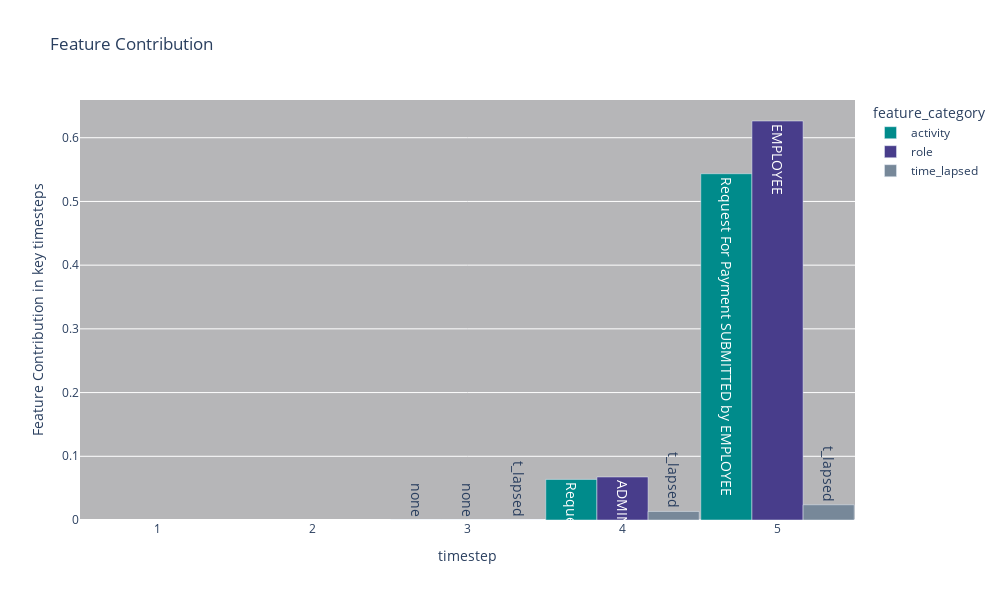

The notebook cell this image was saved under:
### Markdown cell above
### Global Explanations

### Code cell
shared_explain_global(shared_output_with_attention,x_test,y_test,index_ac,index_rl,3,prediction = 2 )

### Figure 1 — Plotly figure (JSON) as saved in the notebook; plotly's stock layout.template omitted (floating-point values rounded to 4 significant figures)
{"data": [{"alignmentgroup": "True", "hovertemplate": "feature_category=activity<br>timestep=%{x}<br>Feature Contribution in key timesteps=%{y}<br>feature=%{text}<extra></extra>", "legendgroup": "activity", "marker": {"color": "darkcyan", "pattern": {"shape": ""}}, "name": "activity", "offsetgroup": "activity", "orientation": "v", "showlegend": true, "text": ["Request For Payment SUBMITTED by EMPLOYEE", "Request For Payment APPROVED by ADMINISTRATION", "none", "none", "none"], "textangle": 90, "textfont": {"size": 14}, "textposition": "auto", "type": "bar", "x": [5, 4, 3, 2, 1], "xaxis": "x", "y": [0.5435, 0.06373, 0.000159, null, null], "yaxis": "y"}, {"alignmentgroup": "True", "hovertemplate": "feature_category=role<br>timestep=%{x}<br>Feature Contribution in key timesteps=%{y}<br>feature=%{text}<extra></extra>", "legendgroup": "role", "marker": {"color": "darkslateblue", "pattern": {"shape": ""}}, "name": "role", "offsetgroup": "role", "orientation": "v", "showlegend": true, "text": ["EMPLOYEE", "ADMINISTRATION", "none", "none", "none"], "textangle": 90, "textfont": {"size": 14}, "textposition": "auto", "type": "bar", "x": [5, 4, 3, 2, 1], "xaxis": "x", "y": [0.6263, 0.06756, 0.0001542, null, null], "yaxis": "y"}, {"alignmentgroup": "True", "hovertemplate": "feature_category=time_lapsed<br>timestep=%{x}<br>Feature Contribution in key timesteps=%{y}<br>feature=%{text}<extra></extra>", "legendgroup": "time_lapsed", "marker": {"color": "lightslategray", "pattern": {"shape": ""}}, "name": "time_lapsed", "offsetgroup": "time_lapsed", "orientation": "v", "showlegend": true, "text": ["t_lapsed", "t_lapsed", "t_lapsed", "t_lapsed", "t_lapsed"], "textangle": 90, "textfont": {"size": 14}, "textposition": "auto", "type": "bar", "x": [5, 4, 3, 2, 1], "xaxis": "x", "y": [0.02389, 0.01344, 1.207e-05, null, null], "yaxis": "y"}], "layout": {"bargap": 0.01, "barmode": "group", "height": 600, "legend": {"title": {"text": "feature_category"}, "tracegroupgap": 0}, "plot_bgcolor": "rgb(182,182,184)", "title": {"text": "Feature Contribution"}, "uniformtext": {"minsize": 14, "mode": "show"}, "width": 1000, "xaxis": {"anchor": "y", "domain": [0, 1], "title": {"text": "timestep"}}, "yaxis": {"anchor": "x", "domain": [0, 1], "title": {"text": "Feature Contribution in key timesteps"}}}}
